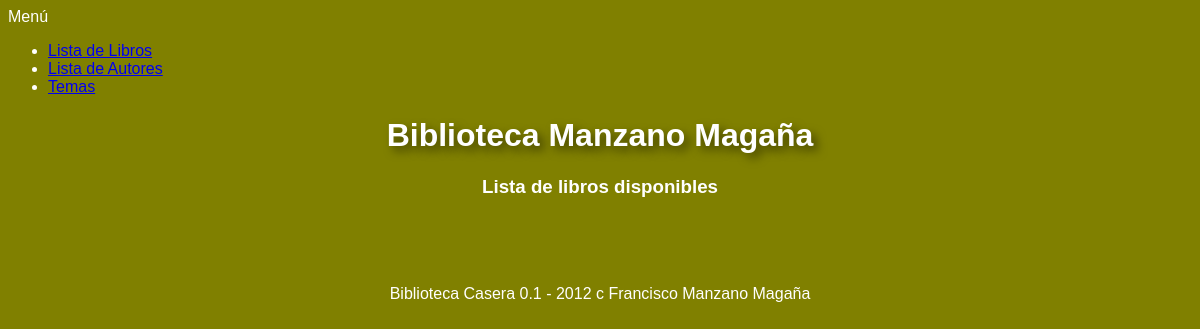
The page /listalibros/ on the database as committed earlier.
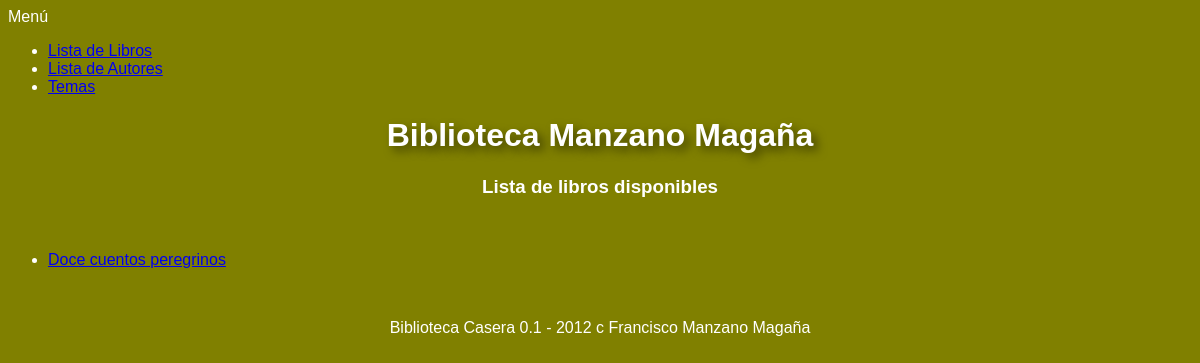
The same page on the database as committed later.
### libreria/models.py (models this page shows, shortened)
class Libro(models.Model):
	libro_num_registro = models.CharField(max_length = 6, default="0000-A")
	libro_titulo = models.CharField(max_length = 100)
	libro_autores = models.ManyToManyField(Autor)
	libro_editorial = models.ForeignKey(Editorial)
	libro_tema = models.ManyToManyField(Tema)
	libro_fecha_pub = models.CharField(max_length=4)
	libro_resumen = models.TextField(default="Resumen...")
	class Meta:
		ordering = ['libro_titulo']

### webbiblio/views.py (the view)
# urls.py: url(r'^listalibros/$','webbiblio.views.listalibros'),
def listalibros(request):
	datos = Libro.objects.all()
	return render_to_response('lista_libros.html',{'libro_datos':datos})

### webbiblio/templates/lista_libros.html (shortened to what this page needs)
{% extends "p_base.html" %}
{% block contenido %}
<p><center><h3>Lista de libros disponibles</h3></center></p>
<br>
	<ul>
		{% for elemento in libro_datos %}
		<li><a href='/libro/{{elemento.id}}'>{{elemento.libro_titulo}}</a></li>
		{% endfor %}
	</ul>
{% endblock %}

### webbiblio/templates/p_base.html (shortened to what this page needs)
<!DOCTYPE html>
<html lang="es">
<head>
	<link rel="stylesheet" href="estilos.css"/>
</head>
<body>
		{% include "nav.html" %}
		<header><center><h1>Biblioteca Manzano Magaña</h1></center></header>
		{% block contenido %} {% endblock %}
		{% include 'footer.html' %}
</body>
</html>

### webbiblio/templates/nav.html
		<nav>
			<section>
				<header>Menú</header>
				<ul>
					<li><a href="/listalibros/">Lista de Libros</a></li>
					<li><a href="/listaautores/">Lista de Autores</a></li>
					<li><a href="/temas/">Temas</a></li>
				</ul>
			</section>
		</nav>

### webbiblio/templates/footer.html
	<footer>
		<center>
			<br>
			<p>Biblioteca Casera 0.1 - 2012 c Francisco Manzano Magaña</p>
			<br>
		</center>
	</footer>

### webbiblio/templates/estilos.css (style rules this page uses)
body { background: olive; color: white; font-family: Helvetica, Arial; font-size: 16px; }
h1 { text-align: center; text-shadow: 5px 5px 10px rgba(0,0,0,0.5); }

Rows that differ between the two databases and show on the page:
added Libro: libro_titulo "Doce cuentos peregrinos"
